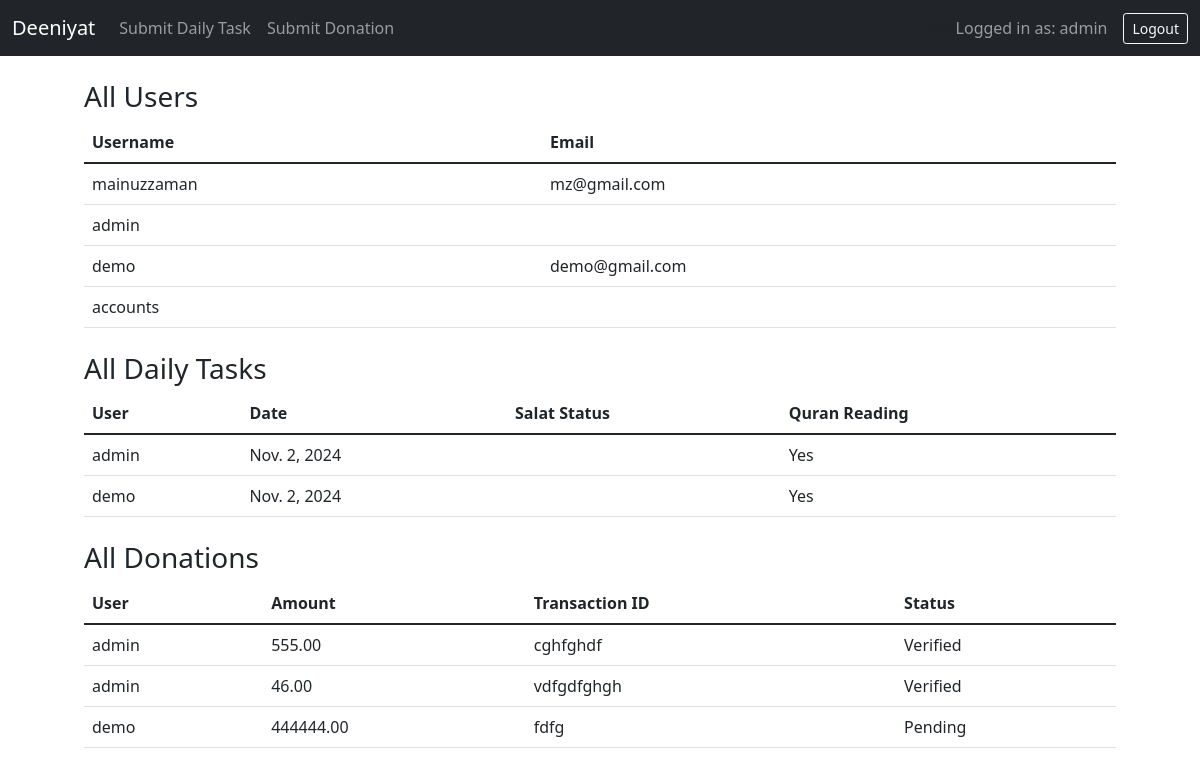
Page /superadmin-dashboard/ (signed in) on the committed database.
### core/models.py (models this page shows, shortened)
class DailyTask(models.Model):
    SALAT_CHOICES = [
        ("Jamat", "Jamat"),
        ("Alone", "Alone"),
        ("Kazah", "Kazah"),
    ]
    user = models.ForeignKey(User, on_delete=models.CASCADE, related_name="tasks")
    date = models.DateField(default=timezone.now)
    fajr_status = models.CharField(max_length=10, choices=SALAT_CHOICES)
    dhuhr_status = models.CharField(max_length=10, choices=SALAT_CHOICES)
    asr_status = models.CharField(max_length=10, choices=SALAT_CHOICES)
    maghrib_status = models.CharField(max_length=10, choices=SALAT_CHOICES)
    isha_status = models.CharField(max_length=10, choices=SALAT_CHOICES)
    quran_reading = models.CharField(max_length=50, choices=[("Yes", "Yes"), ("No", "No"), ("Unable", "I don't able to read Quran")])
    masnoon_amol = models.BooleanField(default=False)
    reading_hadith = models.BooleanField(default=False)

class Donation(models.Model):
    MONTH_CHOICES = [
        ('01', 'January'),
        ('02', 'February'),
        ('03', 'March'),
        ('04', 'April'),
        ('05', 'May'),
        ('06', 'June'),
        ('07', 'July'),
        ('08', 'August'),
        ('09', 'September'),
        ('10', 'October'),
        ('11', 'November'),
        ('12', 'December'),
    ]
    user = models.ForeignKey(User, on_delete=models.CASCADE, related_name="donations")
    amount = models.DecimalField(max_digits=10, decimal_places=2)
    transaction_id = models.CharField(max_length=50)
    verified = models.BooleanField(default=False)
    verified_by = models.ForeignKey(User, null=True, blank=True, on_delete=models.SET_NULL, related_name="verified_donations")
    payment_date = models.DateField(default=timezone.now)  # Field for payment date
    payment_month = models.CharField(max_length=2, choices=MONTH_CHOICES)  # Field for payment month selection

### core/views.py (the view)
# urls.py: path('superadmin-dashboard/', views.superadmin_dashboard, name='superadmin_dashboard'),
@login_required
def superadmin_dashboard(request):
    all_data = {
        'users': User.objects.all(),
        'tasks': DailyTask.objects.all(),
        'donations': Donation.objects.all(),
    }
    return render(request, 'superadmin_dashboard.html', all_data)

### templates/superadmin_dashboard.html (shortened to what this page needs)
{% extends "base.html" %}{% load static %}  {% block content %}
<div class="container">
  <div class="mt-4">
    <h3>All Users</h3>
    <table class="table">
      <thead>
        <tr>
          <th>Username</th>
          <th>Email</th>
        </tr>
      </thead>
      <tbody>
        {% for user in users %}
        <tr>
          <td>{{ user.username }}</td>
          <td>{{ user.email }}</td>
        </tr>
        {% empty %}
        <tr>
          <td colspan="2">No users found.</td>
        </tr>
        {% endfor %}
      </tbody>
    </table>
  </div>
  <div class="mt-4">
    <h3>All Daily Tasks</h3>
    <table class="table">
      <thead>
        <tr>
          <th>User</th>
          <th>Date</th>
          <th>Salat Status</th>
          <th>Quran Reading</th>
        </tr>
      </thead>
      <tbody>
        {% for task in tasks %}
        <tr>
          <td>{{ task.user.username }}</td>
          <td>{{ task.date }}</td>
          <td>{{ task.salat_status }}</td>
          <td>{{ task.quran_reading }}</td>
        </tr>
        {% empty %}
        <tr>
          <td colspan="4">No daily tasks found.</td>
        </tr>
        {% endfor %}
      </tbody>
    </table>
  </div>
  <div class="mt-4">
    <h3>All Donations</h3>
    <table class="table">
      <thead>
        <tr>
          <th>User</th>
          <th>Amount</th>
          <th>Transaction ID</th>
          <th>Status</th>
        </tr>
      </thead>
      <tbody>
        {% for donation in donations %}
        <tr>
          <td>{{ donation.user.username }}</td>
          <td>{{ donation.amount }}</td>
          <td>{{ donation.transaction_id }}</td>
          <td>{{ donation.verified|yesno:"Verified,Pending" }}</td>
        </tr>
        {% empty %}
        <tr>
          <td colspan="4">No donations found.</td>
        </tr>
        {% endfor %}
      </tbody>
    </table>
  </div>
</div>
{% endblock content %}

### templates/base.html (shortened to what this page needs)
<!DOCTYPE html>
<html lang="en">
  <head>
    <link
      href="https://cdn.jsdelivr.net/npm/bootstrap@5.1.3/dist/css/bootstrap.min.css"
      rel="stylesheet"
    />
  </head>
  <body>
    {% include 'navbar.html' %}
    <div
      class="container mt-4"
      style="max-width: 90%; margin-left: auto; margin-right: auto"
    >
      {% block content %}{% endblock %}
    </div>
  </body>
</html>

### templates/navbar.html (shortened to what this page needs)
<nav class="navbar navbar-expand-lg navbar-dark bg-dark">
  <div class="container-fluid">
    <a class="navbar-brand" href="{% url 'dashboard' %}">Deeniyat</a>
    <div class="collapse navbar-collapse" id="navbarNav">
      <ul class="navbar-nav me-auto">
        <li class="nav-item">
          <a class="nav-link" href="{% url 'submit_daily_task' %}"
            >Submit Daily Task</a
          >
        </li>
        <li class="nav-item">
          <a class="nav-link" href="{% url 'submit_donation_verification' %}"
            >Submit Donation</a
          >
        </li>
      </ul>
      <li>{{ request.total_donations }}</li>
      <span class="navbar-text me-3"> Logged in as: {{ user.username }} </span>
      <a class="btn btn-outline-light btn-sm" href="{% url 'logout' %}"
        >Logout</a
      >
    </div>
  </div>
</nav>

### rows in the picture
DailyTask: user.username "admin", date "Nov. 2, 2024", quran_reading "Yes"
DailyTask: user.username "demo", date "Nov. 2, 2024", quran_reading "Yes"
Donation: user.username "admin", amount "555.00", transaction_id "cghfghdf", verified "Verified"
Donation: user.username "admin", amount "46.00", transaction_id "vdfgdfghgh", verified "Verified"
Donation: user.username "demo", amount "444444.00", transaction_id "fdfg", verified "Pending"

### other values in the picture
{{ user.username }} "admin"
{{ user.username }} "mainuzzaman"
{{ user.email }} "mz@gmail.com"
{{ user.username }} "demo"
{{ user.email }} "demo@gmail.com"
{{ user.username }} "accounts"
